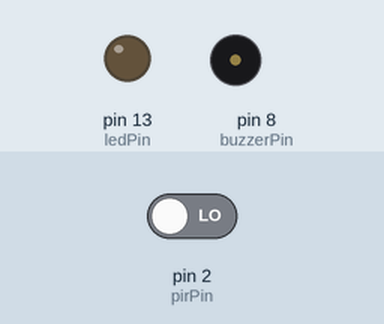
Recording of a sketch running on a simulated Arduino Uno, built with avr-gcc and run on an emulated ATmega328P. On the bench: output pins drawn as LEDs (lit = HIGH), buzzer (waves = sounding, pin HIGH). Dashed ring = blinking. The inputs (shaded band) are chosen by the test bench; at power-on: pin 2 (pirPin) LOW. What the sketch prints to the serial monitor is not drawn.

Above: at 1.2 s.
1.3 s: pin 2 (pirPin) driven HIGH
At 1.4 s:
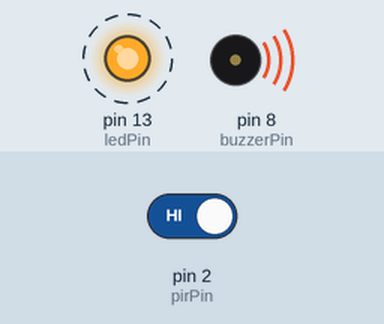
4.3 s: pin 2 (pirPin) driven LOW
Timing chart, 0 to 7.3 s (numbered marks = the images above; inputs shaded):
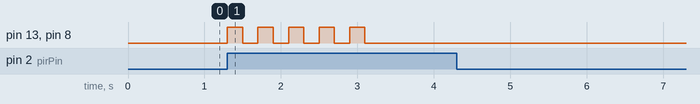

Measured:
- after the input at 1.3 s, pin 13 (ledPin), pin 8 (buzzerPin): alternates HIGH for 0.20 s and LOW for 0.20 s, 10 changes in all, then stays LOW, starting at once
- after the input at 4.3 s, every drawn part: stays the same

The sketch:

Sensorpir-bag1.ino
```cpp
// Pin yang digunakan
const int pirPin = 2;    // Pin sensor PIR
const int ledPin = 13;   // Pin LED
const int buzzerPin = 8; // Pin buzzer

// Variable
int pirState = LOW;      // Status sensor PIR
int lastPirState = LOW;  // Status sensor PIR sebelumnya

void setup() {
  pinMode(pirPin, INPUT);     // Set sensor PIR sebagai input
  pinMode(ledPin, OUTPUT);    // Set LED sebagai output
  pinMode(buzzerPin, OUTPUT); // Set buzzer sebagai output

  Serial.begin(9600);         // Inisialisasi Serial Monitor
}

void loop() {
  // Membaca status sensor PIR
  pirState = digitalRead(pirPin);

  // Jika sensor PIR terdeteksi gerakan
  if (pirState == HIGH && lastPirState == LOW) {
    // LED berkedip dan buzzer mengikuti pola LED
    for (int i = 0; i < 5; i++) {
      digitalWrite(ledPin, HIGH);
      digitalWrite(buzzerPin, HIGH);
      delay(200);
      digitalWrite(ledPin, LOW);
      digitalWrite(buzzerPin, LOW);
      delay(200);
    }
    Serial.println("Gerakan Terdeteksi!");
  }
  // Jika sensor PIR tidak ada gerakan
  else if (pirState == LOW && lastPirState == HIGH) {
    // LED mati dan buzzer mati
    digitalWrite(ledPin, LOW);
    digitalWrite(buzzerPin, LOW);
    Serial.println("Tidak Ada Gerakan");
  }

  // Menyimpan status sensor PIR sebelumnya
  lastPirState = pirState;
}
```
